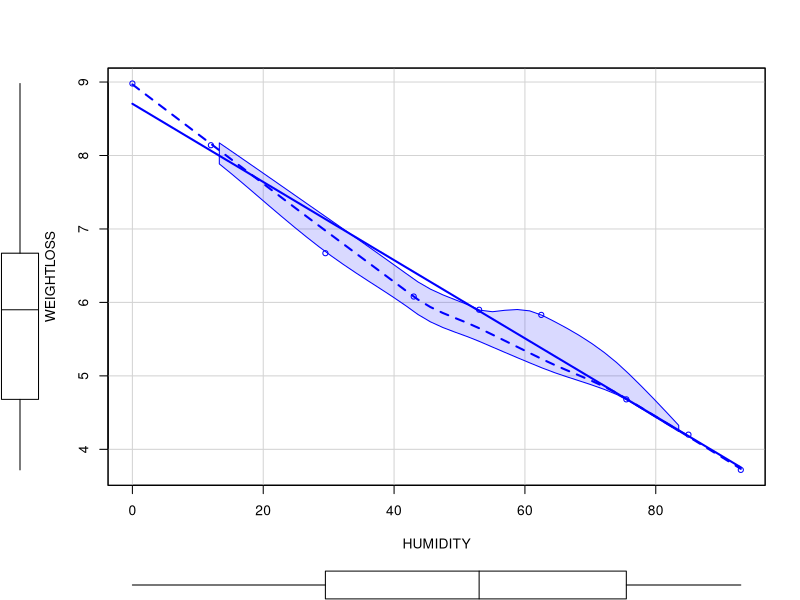
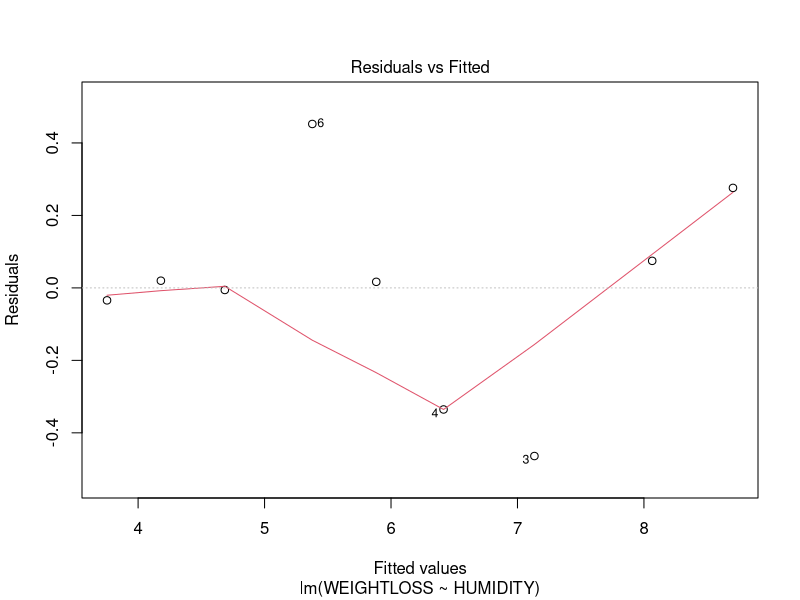
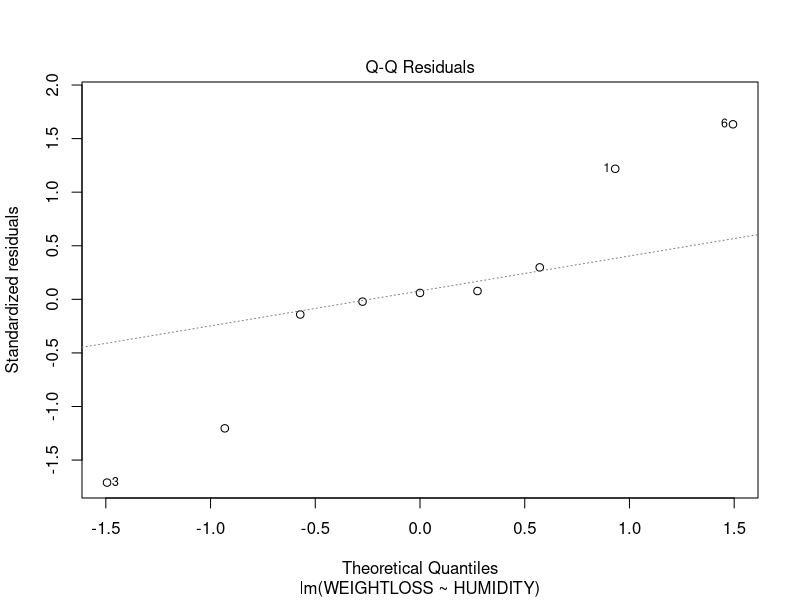
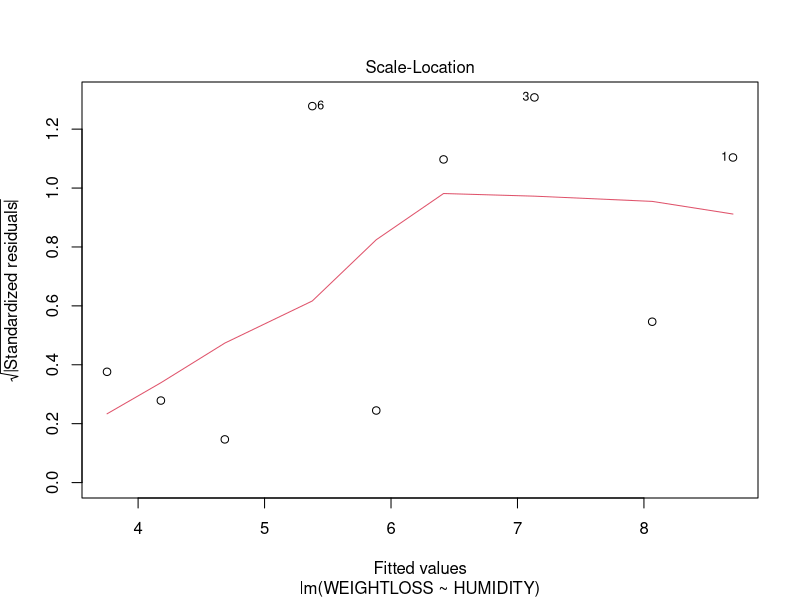
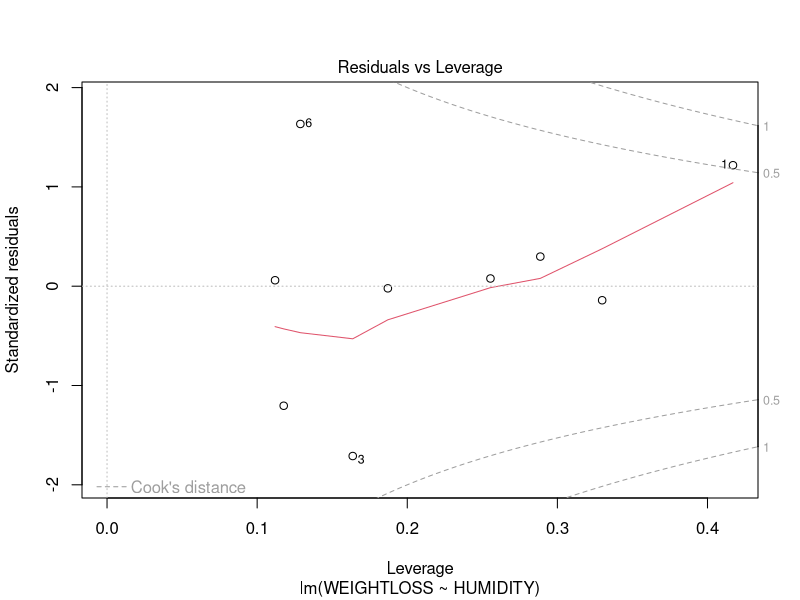
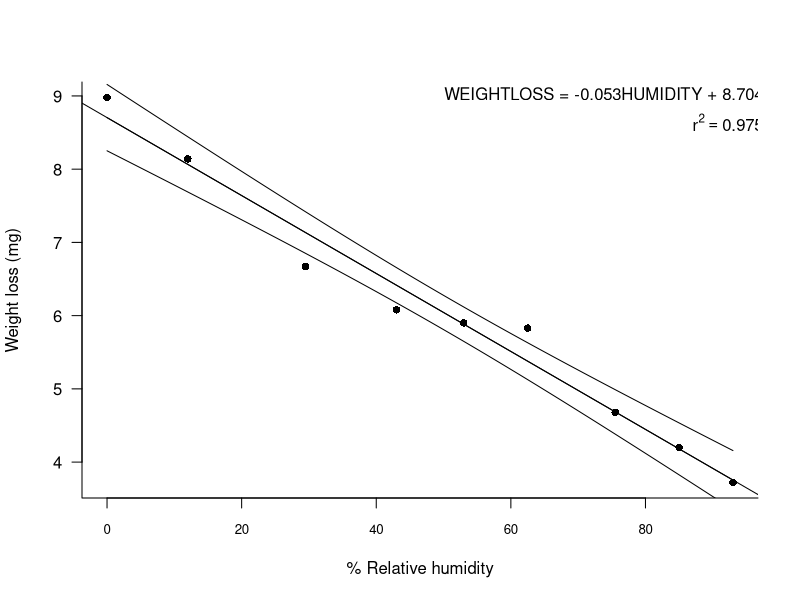

Here is the R script that generated these plots, in order:
###################################################
### chunk number 1: pg 188
###################################################
nelson <- read.table('nelson.csv', header=T, sep=',')


###################################################
### chunk number 2: pg 188
###################################################
library(car)
scatterplot(WEIGHTLOSS~HUMIDITY, data=nelson)


###################################################
### chunk number 3: pg 188
###################################################
nelson.lm <- lm(WEIGHTLOSS~HUMIDITY, nelson)
plot(nelson.lm)


###################################################
### chunk number 4: pg 189
###################################################
influence.measures(nelson.lm)


###################################################
### chunk number 5: pg 190
###################################################
summary(nelson.lm)


###################################################
### chunk number 6: pg 190
###################################################
confint(nelson.lm)


###################################################
### chunk number 7: pg 190
###################################################
predict(nelson.lm, data.frame(HUMIDITY=c(50,100)), interval="prediction", se=T)


###################################################
### chunk number 8: pg 191
###################################################
#create a plot with solid dots (pch=16) and no axis or labels
plot(WEIGHTLOSS~HUMIDITY, data=nelson, pch=16, axes=F, xlab="", ylab="")
#put the x-axis (axis 1) with smaller label font size
axis(1, cex.axis=.8)
#put the x-axis label 3 lines down from the axis
mtext(text="% Relative humidity", side=1, line=3)
#put the y-axis (axis 2) with horizontal tick labels
axis(2, las=1)
#put the y-axis label 3 lines to the left of the axis
mtext(text="Weight loss (mg)", side=2, line=3)
#add the regression line from the fitted model
abline(nelson.lm)
#add the regression formula
text(99,9,"WEIGHTLOSS = -0.053HUMIDITY + 8.704", pos=2)
#add the r squared value
text(99,8.6,expression(paste(r^2==0.975)), pos=2)
#create a sequence of 1000 numbers spanning the range of humidities
x <- seq(min(nelson$HUMIDITY), max(nelson$HUMIDITY),l=1000)
#for each value of x, calculate the upper and lower 95% confidence
y<-predict(nelson.lm, data.frame(HUMIDITY=x), interval="c")
#plot the upper and lower 95% confidence limits
matlines(x,y, lty=1, col=1)
#put an L-shaped box to complete the axis
box(bty="l")
